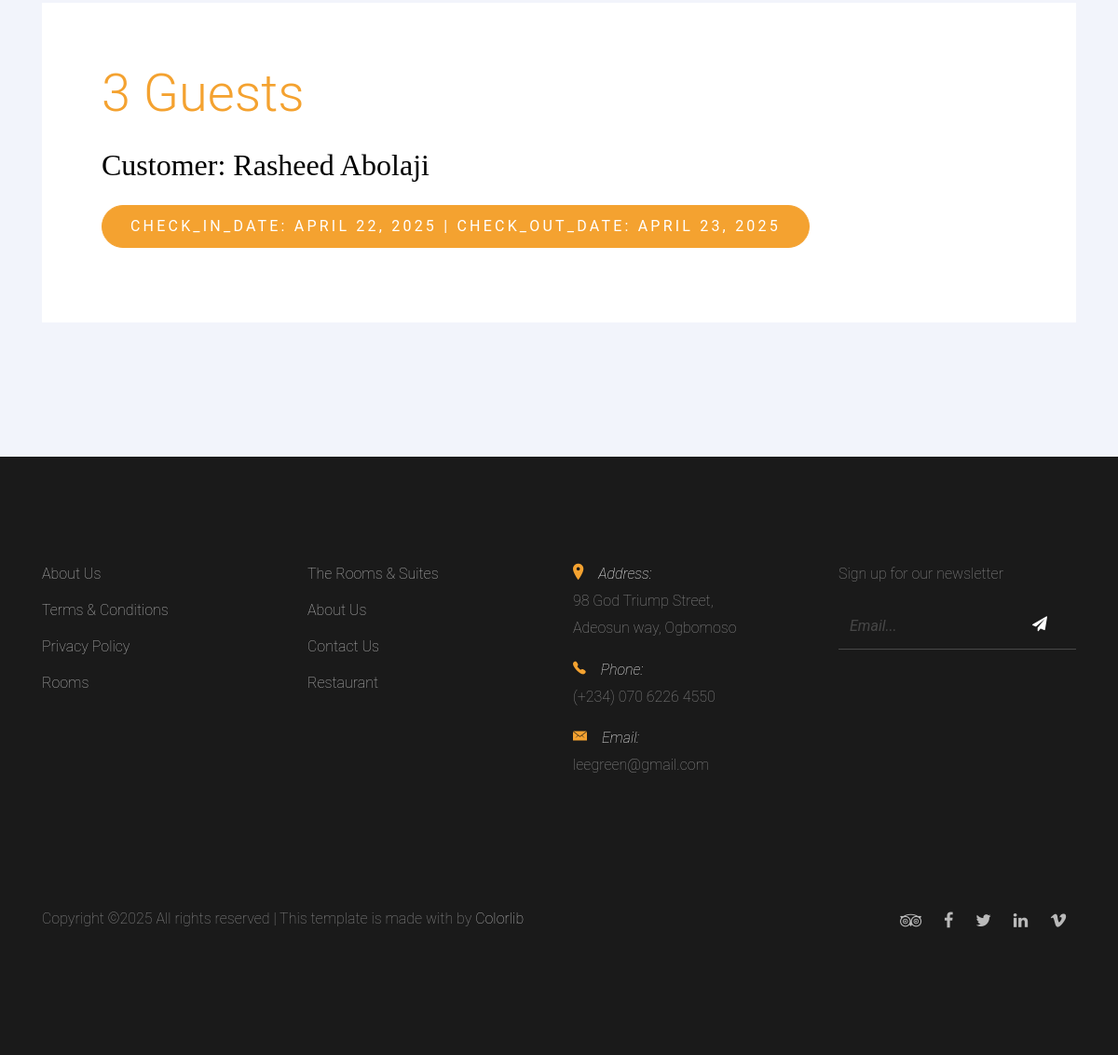
The app's page /reserve/rooms/2/102/ (lower part), older data.
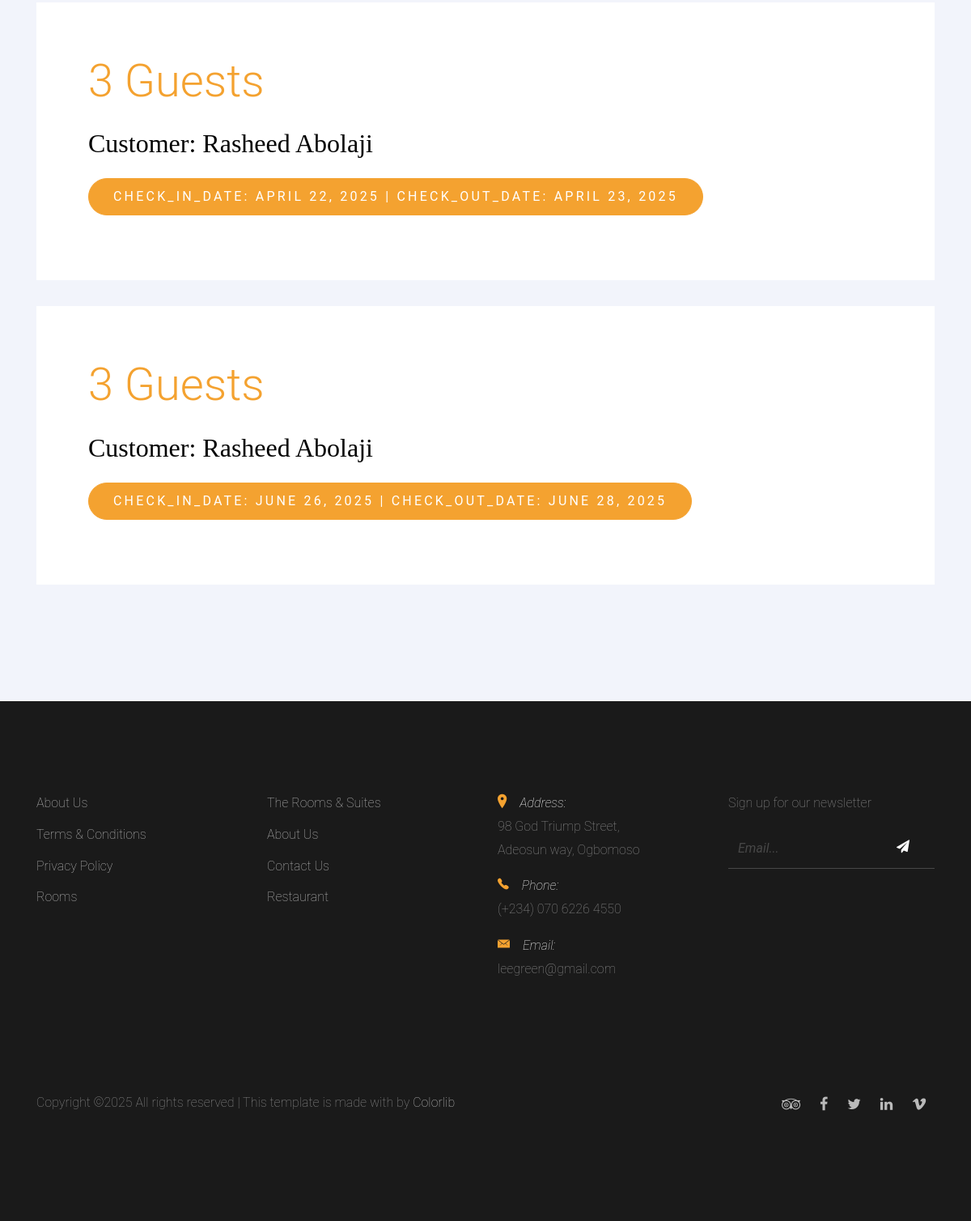
The same page, newer data.
### reservation/models.py (models this page shows, shortened)
class Booking(models.Model):
    customer = models.ForeignKey(Customer, on_delete=models.CASCADE)
    room = models.ForeignKey(Room, on_delete=models.CASCADE)
    check_in_date = models.DateField(help_text='when will you will arrive at our hotel..')
    check_out_date = models.DateField(help_text='when you will vacate the room..')
    number_of_guests = models.PositiveIntegerField(
        validators=[MinValueValidator(1)])
    reserved_date = models.DateTimeField(auto_now_add=True)
    updated_at = models.DateTimeField(auto_now=True)
    class Meta:
        unique_together = ('customer', 'room', 'check_in_date', 'check_out_date')

class Customer(models.Model):
    user = models.ForeignKey(settings.AUTH_USER_MODEL,
                             on_delete=models.CASCADE)
    username = models.CharField(max_length=100, unique=True)
    first_name = models.CharField(max_length=100,null=True,blank=True)
    last_name = models.CharField(max_length=100,null=True,blank=True)
    email = models.EmailField(unique=True)
    phone_number = models.CharField(max_length=15,null=True,blank=True)
    address = models.TextField()
    created_at = models.DateTimeField(auto_now_add=True)
    updated_at = models.DateTimeField(auto_now=True)
    def __str__(self):
        return f"{self.first_name} {self.last_name}"

### reservation/views.py (the view)
# urls.py: path('rooms/<int:id>/<int:room_number>/',views.room_detail,name='room-detail'),
def room_detail(request, id, room_number):
    bookings = Booking.objects.filter(room=id, room__room_number=room_number)
    room = Room.objects.get(id=id)
    context = {'bookings': bookings, 'room': room}
    return render(request, 'reservation/single_room.html', context)

### reservation/templates/reservation/single_room.html (shortened to what this page needs)
{% extends "base.html" %}
{% block content %}
{% load static %}
<section class="section bg-light">
  <div class="container">
      {% for booking in bookings %}
        <div class="site-block-half d-block d-lg-flex bg-white" data-aos="fade" data-aos-delay="100">
          <div class="text">
            <span class="d-block mb-4"><span class="display-4 text-primary">   {{ booking.number_of_guests }} Guest{{ booking.number_of_guests|pluralize  }} </span> </span>
            <h2 class="mb-4"> Customer: {{ booking.customer }} </h2>
            <p class="btn btn-primary text-white letter-spacing-2 text-uppercase letter-spacing-2"><span class="text-uppercase letter-spacing-2">check_in_date:</span> {{ booking.check_in_date}} |  <span class="text-uppercase letter-spacing-2"> Check_out_date:</span> {{ booking.check_out_date }} </p>
          </div>
        </div>
        <div class="p-3 text-center room-info">
        </div>
      {% endfor %}
  </div>
</section>
{% endblock  %}

### templates/base.html (shortened to what this page needs)
{% load static %}
<!DOCTYPE HTML>
<html>
  <head>
    <link rel="stylesheet" href="{% static 'css/bootstrap.min.css' %}">
    <link rel="stylesheet" href="{% static 'css/animate.css' %}">
    <link rel="stylesheet" href="{% static 'css/owl.carousel.min.css' %}">
    <link rel="stylesheet" href="{% static 'css/aos.css' %}">
    <link rel="stylesheet" href="{% static 'css/bootstrap-datepicker.css' %}">
    <link rel="stylesheet" href="{% static 'css/jquery.timepicker.css' %}">
    <link rel="stylesheet" href="{% static 'css/fancybox.min.css' %}">
    <link rel="stylesheet" href="{% static 'fonts/ionicons/css/ionicons.min.css' %}">
    <link rel="stylesheet" href="{% static 'fonts/fontawesome/css/font-awesome.min.css' %}">
    <link rel="stylesheet" href="{% static 'css/style.css' %}">
  </head>
  <body>
      {% block content %}{% endblock  %}
  {% include "footer.html" %}
  </body>
</html>

### templates/nav-bar.html (shortened to what this page needs)
{% load static %}

### templates/footer.html (shortened to what this page needs)
<footer class="section footer-section">
  <div class="container">
    <div class="row mb-4">
      <div class="col-md-3 mb-5">
        <ul class="list-unstyled link">
          <li><a href="#">About Us</a></li>
          <li><a href="#">Terms &amp; Conditions</a></li>
          <li><a href="#">Privacy Policy</a></li>
         <li><a href="#">Rooms</a></li>
        </ul>
      </div>
      <div class="col-md-3 mb-5">
        <ul class="list-unstyled link">
          <li><a href="#">The Rooms &amp; Suites</a></li>
          <li><a href="#">About Us</a></li>
          <li><a href="#">Contact Us</a></li>
          <li><a href="#">Restaurant</a></li>
        </ul>
      </div>
      <div class="col-md-3 mb-5 pr-md-5 contact-info">
        <p><span class="d-block"><span class="ion-ios-location h5 mr-3 text-primary"></span>Address:</span> <span> 98 God Triump Street, <br> Adeosun way, Ogbomoso</span></p>
        <p><span class="d-block"><span class="ion-ios-telephone h5 mr-3 text-primary"></span>Phone:</span> <span> (+234) 070 6226 4550</span></p>
        <p><span class="d-block"><span class="ion-ios-email h5 mr-3 text-primary"></span>Email:</span> <span> leegreen@gmail.com</span></p>
      </div>
      <div class="col-md-3 mb-5">
        <p>Sign up for our newsletter</p>
        <form action="#" class="footer-newsletter">
          <div class="form-group">
            <input type="email" class="form-control" placeholder="Email...">
            <button type="submit" class="btn"><span class="fa fa-paper-plane"></span></button>
          </div>
        </form>
      </div>
    </div>
    <div class="row pt-5">
      <p class="col-md-6 text-left">
        Copyright &copy; All rights reserved | This template is made with  by <a href="https://colorlib.com" target="_blank" >Colorlib</a>
      </p>
      <p class="col-md-6 text-right social">
        <a href="#"><span class="fa fa-tripadvisor"></span></a>
        <a href="#"><span class="fa fa-facebook"></span></a>
        <a href="#"><span class="fa fa-twitter"></span></a>
        <a href="#"><span class="fa fa-linkedin"></span></a>
        <a href="#"><span class="fa fa-vimeo"></span></a>
      </p>
    </div>
  </div>
</footer>

### static/css/style.css (style rules this page uses)
body { background: #fff; font-family: "Roboto", arial, sans-serif; font-weight: 200; font-size: 16px; line-height: 1.8; color: #6c757d; position: relative; }
a { -webkit-transition: .3s all ease; -o-transition: .3s all ease; transition: .3s all ease; text-decoration: none; }
h1, h2, h3, h4, h5 { color: #000; font-family: "Playfair Display", times, serif; }
.bg-light { background: #f2f4fb !important; }
.btn { padding-left: 30px; padding-right: 30px; padding-top: 10px; padding-bottom: 10px; border-radius: 50px; }
.btn, .form-control { outline: none; -webkit-box-shadow: none !important; box-shadow: none !important; }
.form-control { -webkit-box-shadow: none !important; box-shadow: none !important; height: 50px; border-width: 2px; }
.section { padding: 7em 0; }
.footer-section { background: #1a1a1a; color: #fff; }
.footer-section a { color: rgba(255, 255, 255, 0.7); }
.footer-section p { color: rgba(255, 255, 255, 0.5); }
.footer-section .contact-info span.d-block { font-style: italic; color: #fff; }
.footer-section .social a { font-size: 18px; padding: 10px; }
.footer-section .link li { margin-bottom: 10px; }
.footer-newsletter .form-group { position: relative; }
.footer-newsletter .form-control { background: none; border: none; border-bottom: 1px solid rgba(255, 255, 255, 0.2); border-radius: 0; color: #fff; }
.footer-newsletter button[type="submit"] { background: none; color: #fff; position: absolute; top: 0; right: 0; }
.site-block-half .image, .site-block-half .text { width: 100%; }
@media (min-width: 992px) { .site-block-half .image, .site-block-half .text { width: 50%; } }
.site-block-half .text { padding-left: 15px; padding-right: 15px; padding-bottom: 15px; }
@media (min-width: 992px) { .site-block-half .text { padding: 4rem; } }
.letter-spacing-2 { letter-spacing: .2em; }

Row changes from the older to the newer data that the page shows:
added Booking: number_of_guests "3", customer "Rasheed Abolaji", check_in_date "JUNE 26, 2025", check_out_date "JUNE 28, 2025"
